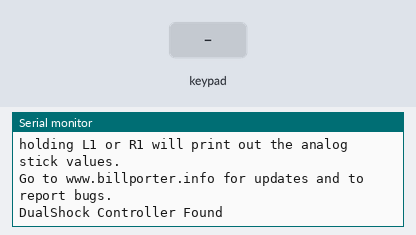
Recording of a sketch running on a simulated Arduino Uno, built with avr-gcc and run on an emulated ATmega328P. Shown: the last lines printed to the serial monitor. Inputs (shaded band) come from the test bench.

Above: at 1.2 s.
1.3 s: key 'U' pressed
At 2.1 s:
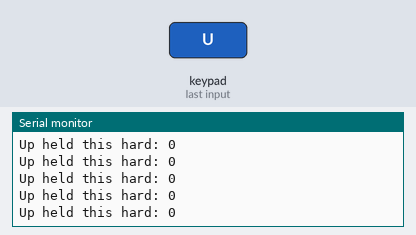
2.8 s: key 'D' pressed
At 4.0 s:
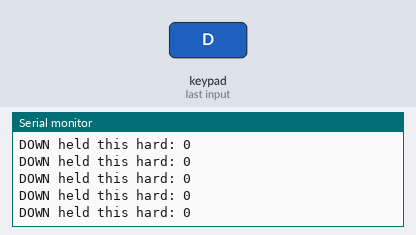
4.3 s: key 'L' pressed
At 5.5 s:
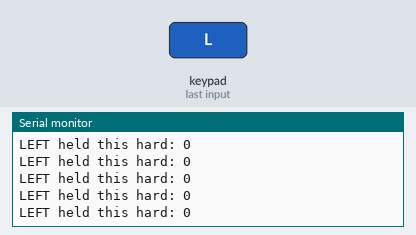
5.8 s: key 'R' pressed
At 7.0 s:
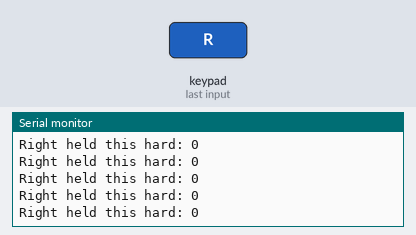
7.3 s: key 'X' pressed
At 8.4 s:
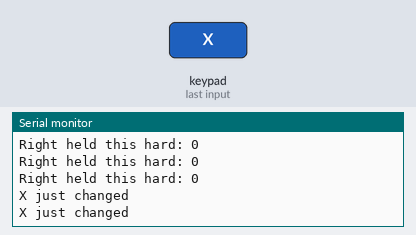
9.2 s: key 'O' pressed
At 10.4 s:
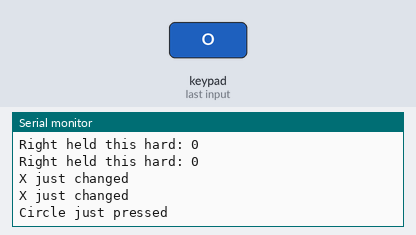

Measured:
- after the input at 1.3 s, the serial monitor: prints a new line at once (image 1)
- after the input at 2.8 s, the serial monitor: prints a new line at once (image 2)
- after the input at 4.3 s, the serial monitor: prints a new line at once (image 3)
- after the input at 5.8 s, the serial monitor: prints a new line at once (image 4)
- after the input at 7.3 s, the serial monitor: prints a new line at once (image 5)
- after the input at 9.2 s, the serial monitor: prints a new line at once (image 6)

The sketch:

Controler_PS2_4_MachineArm.ino
```cpp
#include <PS2X_lib.h>  //for v1.6
PS2X ps2x; // create PS2 Controller Class
//right now, the library does NOT support hot pluggable controllers, meaning
//you must always either restart your Arduino after you conect the controller,
//or call config_gamepad(pins) again after connecting the controller.
int error = 0;
byte type = 0;
byte vibrate = 0;
void setup(){
Serial.begin(57600);
//CHANGES for v1.6 HERE!!! **************PAY ATTENTION*************
error = ps2x.config_gamepad(13,11,10,12, true, true);   //setup pins and settings:  GamePad(clock, command, attention, data, Pressures?, Rumble?) check for error
if(error == 0){
   Serial.println("Found Controller, configured successful");
   Serial.println("Try out all the buttons, X will vibrate the controller, faster as you press harder;");
  Serial.println("holding L1 or R1 will print out the analog stick values.");
  Serial.println("Go to www.billporter.info for updates and to report bugs.");
}
  else if(error == 1)
   Serial.println("No controller found, check wiring, see readme.txt to enable debug. visit www.billporter.info for troubleshooting tips");
  else if(error == 2)
   Serial.println("Controller found but not accepting commands. see readme.txt to enable debug. Visit www.billporter.info for troubleshooting tips");
  else if(error == 3)
   Serial.println("Controller refusing to enter Pressures mode, may not support it. ");
   //Serial.print(ps2x.Analog(1), HEX);
   type = ps2x.readType();
     switch(type) {
       case 0:
        Serial.println("Unknown Controller type");
       break;
       case 1:
        Serial.println("DualShock Controller Found");
       break;
       case 2:
         Serial.println("GuitarHero Controller Found");
       break;
     }
}
void loop(){
  if(error == 1) //skip loop if no controller found
    return;
  if(type == 2){ //Guitar Hero Controller
  }else { //DualShock Controller
      ps2x.read_gamepad(false, vibrate);          //read controller and set large motor to spin at 'vibrate' speed
      if(ps2x.Button(PSB_START))                   //will be TRUE as long as button is pressed
        Serial.println("Start is being held");
      if(ps2x.Button(PSB_SELECT))
        Serial.println("Select is being held");
      if(ps2x.Button(PSB_PAD_UP)) {         //will be TRUE as long as button is pressed
        Serial.print("Up held this hard: ");
        Serial.println(ps2x.Analog(PSAB_PAD_UP), DEC);
      }
      if(ps2x.Button(PSB_PAD_RIGHT)){
        Serial.print("Right held this hard: ");
        Serial.println(ps2x.Analog(PSAB_PAD_RIGHT), DEC);
      }
      if(ps2x.Button(PSB_PAD_LEFT)){
        Serial.print("LEFT held this hard: ");
        Serial.println(ps2x.Analog(PSAB_PAD_LEFT), DEC);
      }
      if(ps2x.Button(PSB_PAD_DOWN)){
        Serial.print("DOWN held this hard: ");
        Serial.println(ps2x.Analog(PSAB_PAD_DOWN), DEC);
      }
      vibrate = ps2x.Analog(PSAB_BLUE);        //this will set the large motor vibrate speed based on
                                                //how hard you press the blue (X) button
      if (ps2x.NewButtonState()){               //will be TRUE if any button changes state (on to off, or off to on)

        if(ps2x.Button(PSB_L3))
          Serial.println("L3 pressed");
        if(ps2x.Button(PSB_R3))
          Serial.println("R3 pressed");
        if(ps2x.Button(PSB_L2))
          Serial.println("L2 pressed");
        if(ps2x.Button(PSB_R2))
          Serial.println("R2 pressed");
        if(ps2x.Button(PSB_GREEN))
          Serial.println("Triangle pressed");
      }
      if(ps2x.ButtonPressed(PSB_RED))             //will be TRUE if button was JUST pressed
        Serial.println("Circle just pressed");
      if(ps2x.ButtonReleased(PSB_PINK))             //will be TRUE if button was JUST released
        Serial.println("Square just released");
      if(ps2x.NewButtonState(PSB_BLUE))            //will be TRUE if button was JUST pressed OR released
        Serial.println("X just changed");
      if(ps2x.Button(PSB_L1) || ps2x.Button(PSB_R1)){ // print stick values if either is TRUE

        Serial.print("Stick Values:");
        Serial.print(ps2x.Analog(PSS_LY), DEC); //Left stick, Y axis. Other options: LX, RY, RX
        Serial.print(",");
        Serial.print(ps2x.Analog(PSS_LX), DEC);
        Serial.print(",");
        Serial.print(ps2x.Analog(PSS_RY), DEC);
        Serial.print(",");
        Serial.println(ps2x.Analog(PSS_RX), DEC);
      }
  }
  delay(50);
}
```
